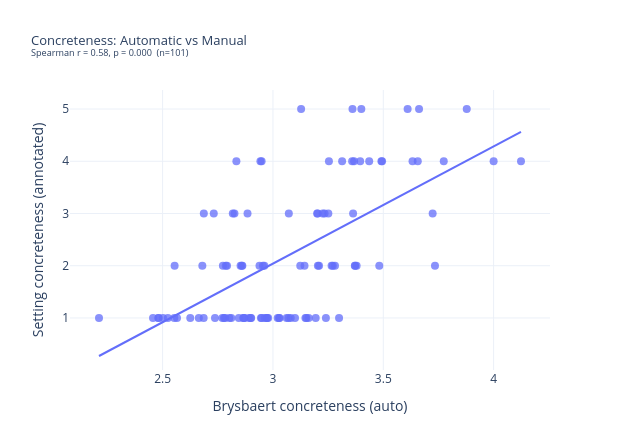
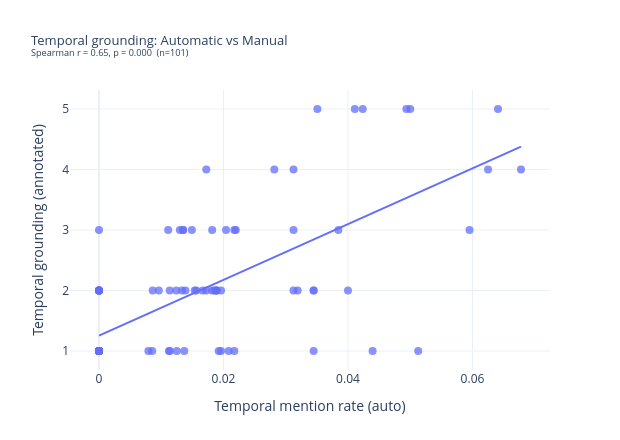

Notebook code cell kept with these figures, in order:
### Markdown cell above
## 1. Automatic vs Manual Concordance

Do the automatic proxies track what annotators actually judged?
- **Brysbaert concreteness** vs annotated `setting_concreteness`
- **Temporal mention rate** vs annotated `setting_temporal_grounding`

### Code cell
import textwrap

def _wrap(text, width=55):
    return '<br>'.join(textwrap.wrap(str(text), width=width))

def plotly_scatter(df, x_col, y_col, xlabel, ylabel, title):
    sub = df[[x_col, y_col, 'safe_instance_id', 'source', 'text_snippet']].dropna(subset=[x_col, y_col]).copy()
    if len(sub) < 3:
        print(f'{title}: insufficient data (n={len(sub)})')
        return
    r_s, p_s = spearmanr(sub[x_col], sub[y_col])
    sub['_text_wrapped'] = sub['text_snippet'].apply(_wrap)
    fig = px.scatter(
        sub, x=x_col, y=y_col,
        trendline='ols',
        custom_data=['safe_instance_id', 'source', '_text_wrapped'],
        labels={x_col: xlabel, y_col: ylabel},
        title=f'{title}<br><sup>Spearman r = {r_s:.2f}, p = {p_s:.3f}  (n={len(sub)})</sup>',
        template='plotly_white',
    )
    fig.update_traces(
        hovertemplate=(
            '<b>%{customdata[0]}</b><br>'
            'source: %{customdata[1]}<br>'
            f'{xlabel}: ' + '%{x:.3f}<br>'
            f'{ylabel}: ' + '%{y}<br>'
            '<br>%{customdata[2]}<extra></extra>'
        ),
        marker=dict(size=8, opacity=0.75),
        selector=dict(mode='markers'),
    )
    fig.update_layout(
        width=620, height=440,
        title_font_size=13,
        margin=dict(l=70, r=70, t=90, b=70),
        hoverlabel=dict(font_size=12, namelength=-1),
    )
    fig.show()

plotly_scatter(ann_df,
    'concreteness_mean', 'setting_concreteness',
    'Brysbaert concreteness (auto)', 'Setting concreteness (annotated)',
    'Concreteness: Automatic vs Manual')

plotly_scatter(ann_df,
    'temporal_mention_rate', 'setting_temporal_grounding',
    'Temporal mention rate (auto)', 'Temporal grounding (annotated)',
    'Temporal grounding: Automatic vs Manual')

### Figure 1 — Plotly figure (JSON) as saved in the notebook; plotly's stock layout.template omitted (floating-point values rounded to 4 significant figures; data arrays with more than 128 entries replaced by an {"elided": "..."} marker saying what was removed)
{"data": [{"customdata": {"elided": "101x3 str values"}, "hovertemplate": "<b>%{customdata[0]}</b><br>source: %{customdata[1]}<br>Brysbaert concreteness (auto): %{x:.3f}<br>Setting concreteness (annotated): %{y}<br><br>%{customdata[2]}<extra></extra>", "legendgroup": "", "marker": {"color": "#636efa", "opacity": 0.75, "size": 8, "symbol": "circle"}, "mode": "markers", "name": "", "orientation": "v", "showlegend": false, "type": "scatter", "x": [2.732, 3.202, 3.371, 3.495, 2.949, 2.553, 3.373, 2.803, 3.368, 3.774, 3.234, 2.792, 2.825, 2.885, 2.554, 2.834, 2.524, 2.939, 2.687, 3.271, 3.1, 3.254, 2.481, 2.955, 3.359, 2.818, 2.859, 3.225, 2.565, 3.313, 3.36, 3.072, 2.786, 2.482, 2.773, 3.143, 2.811, 3.021, 2.457, 3.266, 2.686, 3.124, 3.633, 2.783, 3.2, 2.901, 3.724, 2.899, 3.251, 3.209, 2.891, 2.871, 3.656, 2.68, 3.3, 3.03, 2.664, 4.0, 3.878, 2.946, 3.194, 3.363, 2.853, 2.845, 3.491, 3.436, 2.868, 2.978, 2.737, 2.972, 2.861, 3.734, 3.152, 3.162, 3.401, 4.124, 3.395, 2.943, 2.502, 3.662, 2.973, 3.24, 3.482, 3.147, 3.204, 3.61, 2.961, 2.625, 2.778, 2.771, 3.128, 2.212, 3.379, 3.062, 2.866, 3.281, 3.08, 2.963, 3.07, 2.949, 3.028], "xaxis": "x", "y": [3, 3, 2, 4, 4, 1, 2, 1, 4, 4, 3, 2, 3, 3, 2, 4, 1, 2, 3, 2, 1, 4, 1, 2, 4, 3, 2, 3, 1, 4, 5, 3, 2, 1, 2, 2, 1, 1, 1, 2, 1, 2, 4, 1, 3, 1, 3, 1, 3, 2, 1, 1, 4, 2, 1, 1, 1, 4, 5, 1, 1, 3, 2, 1, 4, 4, 1, 1, 1, 1, 2, 2, 1, 1, 5, 4, 4, 4, 1, 5, 1, 1, 2, 1, 2, 5, 2, 1, 1, 1, 5, 1, 2, 1, 1, 2, 1, 1, 1, 1, 1], "yaxis": "y"}, {"hovertemplate": "<b>OLS trendline</b><br>setting_concreteness = 2.24353 * concreteness_mean + -4.68968<br>R<sup>2</sup>=0.383211<br><br>Brysbaert concreteness (auto)=%{x}<br>Setting concreteness (annotated)=%{y} <b>(trend)</b><extra></extra>", "legendgroup": "", "marker": {"color": "#636efa", "symbol": "circle"}, "mode": "lines", "name": "", "showlegend": false, "type": "scatter", "x": [2.212, 2.457, 2.481, 2.482, 2.502, 2.524, 2.553, 2.554, 2.565, 2.625, 2.664, 2.68, 2.686, 2.687, 2.732, 2.737, 2.771, 2.773, 2.778, 2.783, 2.786, 2.792, 2.803, 2.811, 2.818, 2.825, 2.834, 2.845, 2.853, 2.859, 2.861, 2.866, 2.868, 2.871, 2.885, 2.891, 2.899, 2.901, 2.939, 2.943, 2.946, 2.949, 2.949, 2.955, 2.961, 2.963, 2.972, 2.973, 2.978, 3.021, 3.028, 3.03, 3.062, 3.07, 3.072, 3.08, 3.1, 3.124, 3.128, 3.143, 3.147, 3.152, 3.162, 3.194, 3.2, 3.202, 3.204, 3.209, 3.225, 3.234, 3.24, 3.251, 3.254, 3.266, 3.271, 3.281, 3.3, 3.313, 3.359, 3.36, 3.363, 3.368, 3.371, 3.373, 3.379, 3.395, 3.401, 3.436, 3.482, 3.491, 3.495, 3.61, 3.633, 3.656, 3.662, 3.724, 3.734, 3.774, 3.878, 4.0, 4.124], "xaxis": "x", "y": [0.2723, 0.8216, 0.8756, 0.8785, 0.9227, 0.9725, 1.038, 1.041, 1.065, 1.2, 1.287, 1.323, 1.336, 1.338, 1.439, 1.452, 1.527, 1.532, 1.543, 1.555, 1.561, 1.574, 1.598, 1.618, 1.633, 1.649, 1.669, 1.694, 1.712, 1.724, 1.73, 1.74, 1.745, 1.751, 1.782, 1.797, 1.815, 1.819, 1.904, 1.913, 1.919, 1.926, 1.927, 1.939, 1.954, 1.958, 1.977, 1.981, 1.992, 2.089, 2.104, 2.107, 2.18, 2.199, 2.202, 2.221, 2.265, 2.319, 2.327, 2.362, 2.371, 2.381, 2.404, 2.475, 2.49, 2.495, 2.498, 2.51, 2.546, 2.566, 2.579, 2.604, 2.61, 2.637, 2.649, 2.672, 2.713, 2.744, 2.846, 2.849, 2.856, 2.866, 2.873, 2.877, 2.892, 2.928, 2.939, 3.02, 3.122, 3.144, 3.151, 3.41, 3.46, 3.513, 3.526, 3.665, 3.688, 3.777, 4.011, 4.284, 4.563], "yaxis": "y"}], "layout": {"height": 440, "hoverlabel": {"font": {"size": 12}, "namelength": -1}, "legend": {"tracegroupgap": 0}, "margin": {"b": 70, "l": 70, "r": 70, "t": 90}, "title": {"font": {"size": 13}, "text": "Concreteness: Automatic vs Manual<br><sup>Spearman r = 0.58, p = 0.000  (n=101)</sup>"}, "width": 620, "xaxis": {"anchor": "y", "domain": [0, 1], "title": {"text": "Brysbaert concreteness (auto)"}}, "yaxis": {"anchor": "x", "domain": [0, 1], "title": {"text": "Setting concreteness (annotated)"}}}}

### Figure 2 — Plotly figure (JSON) as saved in the notebook; plotly's stock layout.template omitted (floating-point values rounded to 4 significant figures; data arrays with more than 128 entries replaced by an {"elided": "..."} marker saying what was removed)
{"data": [{"customdata": {"elided": "101x3 str values"}, "hovertemplate": "<b>%{customdata[0]}</b><br>source: %{customdata[1]}<br>Temporal mention rate (auto): %{x:.3f}<br>Temporal grounding (annotated): %{y}<br><br>%{customdata[2]}<extra></extra>", "legendgroup": "", "marker": {"color": "#636efa", "opacity": 0.75, "size": 8, "symbol": "circle"}, "mode": "markers", "name": "", "orientation": "v", "showlegend": false, "type": "scatter", "x": [0.0, 0.0, 0.0, 0.02817, 0.0, 0.0, 0.04, 0.0, 0.0, 0.02174, 0.02041, 0.0, 0.01961, 0.0, 0.0, 0.0, 0.0, 0.03509, 0.01136, 0.01887, 0.0, 0.01887, 0.0, 0.01493, 0.04396, 0.03846, 0.03125, 0.0, 0.0, 0.01124, 0.0, 0.0, 0.01333, 0.03448, 0.05, 0.0, 0.05128, 0.01887, 0.0, 0.01923, 0.0, 0.0678, 0.0137, 0.0, 0.01299, 0.0, 0.0, 0.0, 0.0, 0.0, 0.0, 0.01351, 0.01724, 0.01136, 0.01562, 0.0, 0.0, 0.05952, 0.04938, 0.0, 0.008621, 0.009615, 0.01818, 0.0, 0.04237, 0.01389, 0.02174, 0.008547, 0.01852, 0.01351, 0.03448, 0.0, 0.01818, 0.0625, 0.0, 0.01961, 0.01724, 0.0, 0.03125, 0.0, 0.0, 0.0, 0.0641, 0.03448, 0.0411, 0.0, 0.03191, 0.0, 0.03125, 0.02083, 0.007937, 0.0, 0.01538, 0.0, 0.01111, 0.01242, 0.0, 0.0125, 0.0, 0.01667, 0.02198], "xaxis": "x", "y": [1, 1, 1, 4, 2, 1, 2, 1, 1, 1, 3, 1, 1, 2, 1, 1, 1, 5, 1, 2, 1, 2, 1, 3, 1, 3, 2, 1, 1, 1, 1, 1, 2, 1, 5, 1, 1, 2, 1, 1, 1, 4, 1, 1, 3, 1, 1, 1, 1, 1, 1, 3, 2, 2, 2, 1, 2, 3, 5, 1, 2, 2, 3, 1, 5, 2, 3, 1, 2, 3, 2, 1, 2, 4, 2, 2, 4, 2, 3, 2, 1, 3, 5, 2, 5, 1, 2, 2, 4, 1, 1, 1, 2, 1, 3, 2, 1, 1, 1, 2, 3], "yaxis": "y"}, {"hovertemplate": "<b>OLS trendline</b><br>setting_temporal_grounding = 46.1019 * temporal_mention_rate + 1.25336<br>R<sup>2</sup>=0.468980<br><br>Temporal mention rate (auto)=%{x}<br>Temporal grounding (annotated)=%{y} <b>(trend)</b><extra></extra>", "legendgroup": "", "marker": {"color": "#636efa", "symbol": "circle"}, "mode": "lines", "name": "", "showlegend": false, "type": "scatter", "x": [0.0, 0.0, 0.0, 0.0, 0.0, 0.0, 0.0, 0.0, 0.0, 0.0, 0.0, 0.0, 0.0, 0.0, 0.0, 0.0, 0.0, 0.0, 0.0, 0.0, 0.0, 0.0, 0.0, 0.0, 0.0, 0.0, 0.0, 0.0, 0.0, 0.0, 0.0, 0.0, 0.0, 0.0, 0.0, 0.0, 0.0, 0.0, 0.0, 0.0, 0.0, 0.0, 0.0, 0.0, 0.007937, 0.008547, 0.008621, 0.009615, 0.01111, 0.01124, 0.01136, 0.01136, 0.01242, 0.0125, 0.01299, 0.01333, 0.01351, 0.01351, 0.0137, 0.01389, 0.01493, 0.01538, 0.01562, 0.01667, 0.01724, 0.01724, 0.01818, 0.01818, 0.01852, 0.01887, 0.01887, 0.01887, 0.01923, 0.01961, 0.01961, 0.02041, 0.02083, 0.02174, 0.02174, 0.02198, 0.02817, 0.03125, 0.03125, 0.03125, 0.03191, 0.03448, 0.03448, 0.03448, 0.03509, 0.03846, 0.04, 0.0411, 0.04237, 0.04396, 0.04938, 0.05, 0.05128, 0.05952, 0.0625, 0.0641, 0.0678], "xaxis": "x", "y": [1.253, 1.253, 1.253, 1.253, 1.253, 1.253, 1.253, 1.253, 1.253, 1.253, 1.253, 1.253, 1.253, 1.253, 1.253, 1.253, 1.253, 1.253, 1.253, 1.253, 1.253, 1.253, 1.253, 1.253, 1.253, 1.253, 1.253, 1.253, 1.253, 1.253, 1.253, 1.253, 1.253, 1.253, 1.253, 1.253, 1.253, 1.253, 1.253, 1.253, 1.253, 1.253, 1.253, 1.253, 1.619, 1.647, 1.651, 1.697, 1.766, 1.771, 1.777, 1.777, 1.826, 1.83, 1.852, 1.868, 1.876, 1.876, 1.885, 1.894, 1.941, 1.963, 1.974, 2.022, 2.048, 2.048, 2.092, 2.092, 2.107, 2.123, 2.123, 2.123, 2.14, 2.157, 2.157, 2.194, 2.214, 2.256, 2.256, 2.267, 2.552, 2.694, 2.694, 2.694, 2.725, 2.843, 2.843, 2.843, 2.871, 3.027, 3.097, 3.148, 3.207, 3.28, 3.53, 3.558, 3.618, 3.998, 4.135, 4.209, 4.379], "yaxis": "y"}], "layout": {"height": 440, "hoverlabel": {"font": {"size": 12}, "namelength": -1}, "legend": {"tracegroupgap": 0}, "margin": {"b": 70, "l": 70, "r": 70, "t": 90}, "title": {"font": {"size": 13}, "text": "Temporal grounding: Automatic vs Manual<br><sup>Spearman r = 0.65, p = 0.000  (n=101)</sup>"}, "width": 620, "xaxis": {"anchor": "y", "domain": [0, 1], "title": {"text": "Temporal mention rate (auto)"}}, "yaxis": {"anchor": "x", "domain": [0, 1], "title": {"text": "Temporal grounding (annotated)"}}}}
